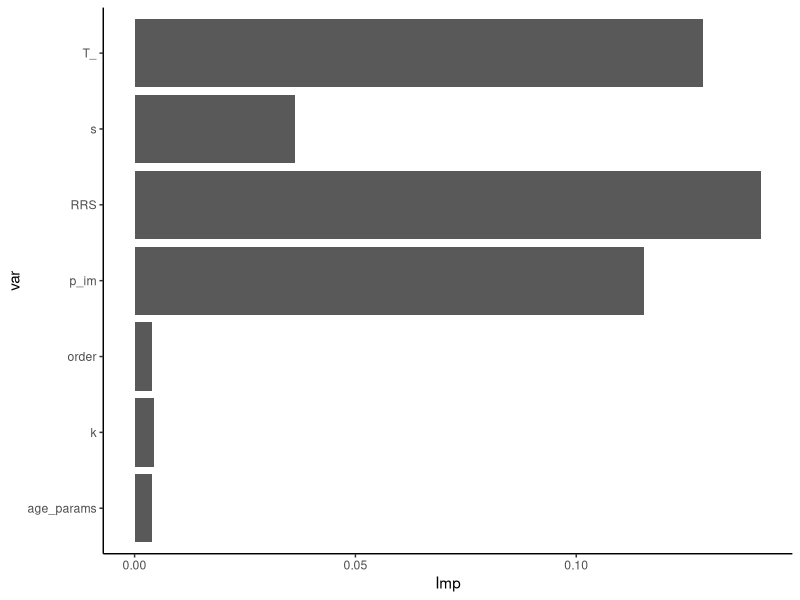
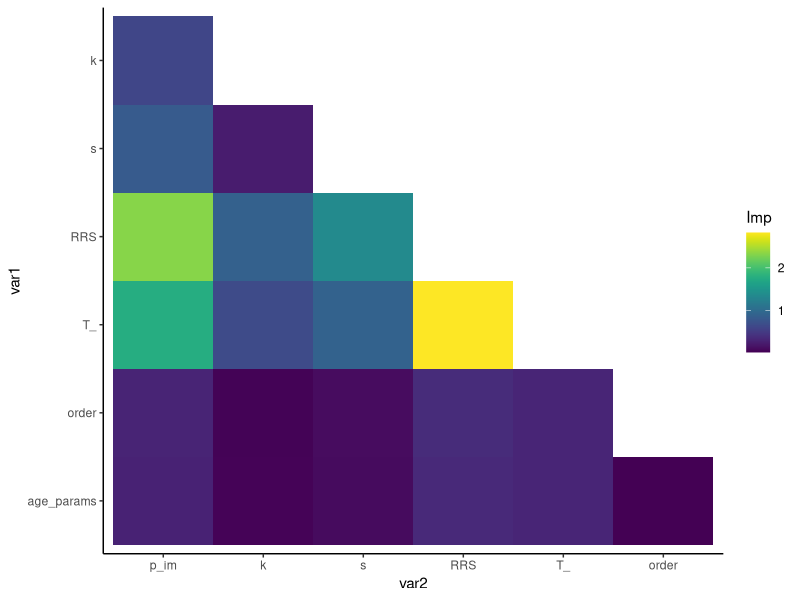

Recreate these plots in R, in order.
setwd("~/github/domestication_selection_model/New")
library(dplyr)
library(ggplot2)
GSA_data <- read.csv("data/Removals_GSA_data.csv")


names(GSA_data) <- c("age_params","order","T_", "RRS", "s", "k", "p_im","F_","W")

GSA_data <-  GSA_data %>% filter(T_ != 0)
nrow(GSA_data)
min_W <- 0.85

GSA_data_filtered <- GSA_data %>% 
  dplyr::group_by(age_params,order,T_, RRS,s,k, p_im) %>%
  dplyr::mutate(max_W = max(W)) %>%
  dplyr::ungroup()%>%
  dplyr::filter(W == max_W | W > min_W )%>% 
  dplyr::group_by(age_params,order,T_, RRS,s,k, p_im) %>%
  dplyr::summarize(outcome = min(F_))
  

# computes the expected increase in informaiton 
# about the outcome when you condition on the 
# optimal policy 
expected_KLD <- function(GSA_data_filtered, variable){
  
  # compute  the marginal distribuiton 
  dsn <- GSA_data_filtered %>%
    dplyr::group_by()%>%
    dplyr::mutate(N = n())%>%
    dplyr::group_by_("outcome")%>%
    dplyr::summarize(p = n()/mean(N))
  
  # compute the conditional distributions 
  cnd_dsn <- GSA_data_filtered %>%
    dplyr::group_by_(variable)%>%
    dplyr::mutate(N = n())%>%
    dplyr::ungroup()%>%
    dplyr::group_by_(variable,"outcome")%>%
    dplyr::summarize(p = n()/mean(N))

  # variable and level names 
  outcome_levels <- dsn %>% group_by_("outcome") %>% summarize(n = n())
  variable_levels <- cnd_dsn %>% group_by_(variable) %>% summarize(n = n())
  
  levels <- dsn$outcome
  dsn <- dsn$p
  
  # set accumulator
  EKLD <- 0
 
  i <- 0
 
  # loop over each level of the variable 
  # compute the KL divergence between the marginal 
  # and conditional for each level of the variable 
  for(j in 1:nrow(variable_levels[variable])){

    i <-  i + 1
    v <- as.numeric(variable_levels[j,variable])
  
    cdsn <- cnd_dsn$p[cnd_dsn[variable] == v] 
    clevels <- cnd_dsn$outcome[cnd_dsn[variable] == v] 
 
    inds <- c()
    # loop over outcome levels to find values
    # with non-zero probabilty in the conditional distribution  
    for(i in 1:length(levels)){ 
      if(levels[i] %in% clevels){
          inds <- append(inds,i)
        }
      }
    
    # calcualte KL divergence for current variable level 
    # add it to accumumulator 
    dsni <- dsn[inds]
    EKLD <- EKLD + sum(cdsn * log(cdsn/dsni)) 
  }
  # return average KLD
  return(EKLD/i)
}


# computes the expected increase in informaiton 
# about the outcome when you condition on the 
# optimal policy 
expected_KLD_2d <- function(GSA_data_filtered, variable1, variable2){
  if(variable1 == variable2){
    return(expected_KLD(GSA_data_filtered, variable1))
  }else{
    # compute  the marginal distribuiton 
    dsn <- GSA_data_filtered %>%
      dplyr::group_by()%>%
      dplyr::mutate(N = n())%>%
      dplyr::group_by_("outcome")%>%
      dplyr::summarize(p = n()/mean(N))
    
    # compute the conditional distributions 
    cnd_dsn <- GSA_data_filtered %>%
      dplyr::group_by_(variable1, variable2)%>%
      dplyr::mutate(N = n())%>%
      dplyr::ungroup()%>%
      dplyr::group_by_(variable1, variable2,"outcome")%>%
      dplyr::summarize(p = n()/mean(N))
  
    # variable and level names 
    outcome_levels <- dsn %>% group_by_("outcome") %>% summarize(n = n())
    variable_levels <- cnd_dsn %>% group_by_(variable1, variable2) %>% summarize(n = n())
    
    levels <- dsn$outcome
    dsn <- dsn$p
    
    # set accumulator
    EKLD <- 0
    
    i <- 0
    
    # loop over each level of the variable 
    # compute the KL divergence between the marginal 
    # and conditional for each level of the variable 
    for(j in 1:nrow(variable_levels[c(variable1, variable2)])){
      
      i <-  i + 1
      v <- as.numeric(variable_levels[j,c(variable1, variable2)])
      v1 <-  v[1]
      v2 <- v[2]
      cdsn <- cnd_dsn$p[cnd_dsn[variable1] == v1 & cnd_dsn[variable2] == v2 ] 
      clevels <- cnd_dsn$outcome[cnd_dsn[variable1] == v1 & cnd_dsn[variable2] == v2 ] 
   
      inds <- c()
      # loop over outcome levels to find values
      # with non-zero probabilty in the conditional distribution  
      for(i in 1:length(levels)){ 
        if(levels[i] %in% clevels){
          inds <- append(inds,i)
        }
      }
      
      # calcualte KL divergence for current variable level 
      # add it to accumumulator 
      dsni <- dsn[inds]
      EKLD <- EKLD + sum(cdsn * log(cdsn/dsni)) 
    }
    # return average KLD
    return(EKLD/i)
  }
}

outcome <- "F_opt"
variable <- "k"
vars <- c("age_params","order","T_", "RRS", "s", "k", "p_im")
var_imp <- c()
for(var in vars){
  var_imp <- append(var_imp, expected_KLD(GSA_data_filtered, var))
}

var_imp_dat <- data.frame(var = vars, Imp = var_imp)

ggplot(var_imp_dat,
       aes(x = Imp, y = var))+
  geom_bar(stat = "identity")+
  theme_classic()


# 2d variable importance

var_imp_2d <- c()
vars1 <- c()
vars2 <- c()
i <- 0
for(var1 in vars){
  i <- i + 1
  j <- 0
  for(var2 in vars){
    j <- j + 1
    if(i < j){
      vars1 <- append(vars1, var1)
      vars2 <- append(vars2, var2)
      var_imp_2d <- append(var_imp_2d, expected_KLD_2d(GSA_data_filtered, var1, var2))
    }
  }
}

var_imp_dat_2d <- data.frame(var1 = vars1, var2 = vars2 , Imp = var_imp_2d)
var_imp_dat_2d$var1 <- factor(var_imp_dat_2d$var1, vars)
var_imp_dat_2d$var2 <- factor(var_imp_dat_2d$var2, rev(vars))
ggplot(var_imp_dat_2d,
       aes(x = var2, y = var1, fill = Imp))+
  geom_tile()+
  theme_classic()+
  viridis::scale_fill_viridis()


